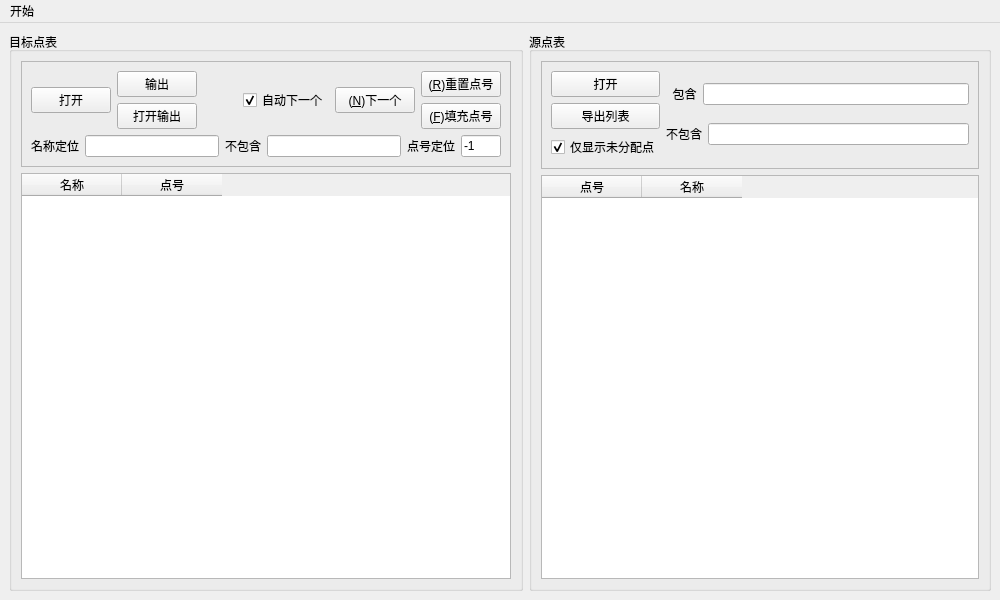
<?xml version="1.0" encoding="UTF-8"?>
<ui version="4.0">
 <class>MainWindow</class>
 <widget class="QMainWindow" name="MainWindow">
  <property name="geometry">
   <rect>
    <x>0</x>
    <y>0</y>
    <width>1000</width>
    <height>600</height>
   </rect>
  </property>
  <property name="minimumSize">
   <size>
    <width>850</width>
    <height>500</height>
   </size>
  </property>
  <property name="windowTitle">
   <string>信息点表辅助对应程序（作者：姜策）</string>
  </property>
  <property name="windowIcon">
   <iconset resource="resource.qrc">
    <normaloff>:/logo.png</normaloff>:/logo.png</iconset>
  </property>
  <widget class="QWidget" name="centralwidget">
   <layout class="QHBoxLayout" name="horizontalLayout">
    <item>
     <widget class="QGroupBox" name="groupBox">
      <property name="title">
       <string>目标点表</string>
      </property>
      <layout class="QVBoxLayout" name="verticalLayout">
       <item>
        <widget class="QFrame" name="frame">
         <property name="frameShape">
          <enum>QFrame::StyledPanel</enum>
         </property>
         <property name="frameShadow">
          <enum>QFrame::Plain</enum>
         </property>
         <layout class="QVBoxLayout" name="verticalLayout_4">
          <item>
           <layout class="QHBoxLayout" name="horizontalLayout_4">
            <item>
             <widget class="QPushButton" name="button_load_t">
              <property name="text">
               <string>打开</string>
              </property>
             </widget>
            </item>
            <item>
             <layout class="QVBoxLayout" name="verticalLayout_10">
              <item>
               <widget class="QPushButton" name="button_save">
                <property name="text">
                 <string>输出</string>
                </property>
               </widget>
              </item>
              <item>
               <widget class="QPushButton" name="button_opensave">
                <property name="text">
                 <string>打开输出</string>
                </property>
               </widget>
              </item>
             </layout>
            </item>
            <item>
             <spacer name="horizontalSpacer">
              <property name="orientation">
               <enum>Qt::Horizontal</enum>
              </property>
              <property name="sizeHint" stdset="0">
               <size>
                <width>40</width>
                <height>20</height>
               </size>
              </property>
             </spacer>
            </item>
            <item>
             <widget class="QCheckBox" name="cb_auto_next">
              <property name="text">
               <string>自动下一个</string>
              </property>
              <property name="checked">
               <bool>true</bool>
              </property>
             </widget>
            </item>
            <item>
             <layout class="QVBoxLayout" name="verticalLayout_8">
              <item>
               <widget class="QPushButton" name="button_next">
                <property name="text">
                 <string>(&amp;N)下一个</string>
                </property>
               </widget>
              </item>
             </layout>
            </item>
            <item>
             <layout class="QVBoxLayout" name="verticalLayout_9">
              <item>
               <widget class="QPushButton" name="button_reset_num">
                <property name="text">
                 <string>(&amp;R)重置点号</string>
                </property>
               </widget>
              </item>
              <item>
               <widget class="QPushButton" name="button_fill">
                <property name="text">
                 <string>(&amp;F)填充点号</string>
                </property>
               </widget>
              </item>
             </layout>
            </item>
           </layout>
          </item>
          <item>
           <layout class="QHBoxLayout" name="horizontalLayout_5">
            <item>
             <widget class="QLabel" name="label_3">
              <property name="text">
               <string>名称定位</string>
              </property>
             </widget>
            </item>
            <item>
             <widget class="QLineEdit" name="edit_target_name_location">
              <property name="minimumSize">
               <size>
                <width>120</width>
                <height>0</height>
               </size>
              </property>
             </widget>
            </item>
            <item>
             <widget class="QLabel" name="label_5">
              <property name="text">
               <string>不包含</string>
              </property>
             </widget>
            </item>
            <item>
             <widget class="QLineEdit" name="edit_target_name_location_non">
              <property name="minimumSize">
               <size>
                <width>120</width>
                <height>0</height>
               </size>
              </property>
             </widget>
            </item>
            <item>
             <widget class="QLabel" name="label_4">
              <property name="text">
               <string>点号定位</string>
              </property>
             </widget>
            </item>
            <item>
             <widget class="QLineEdit" name="edit_target_num_location">
              <property name="sizePolicy">
               <sizepolicy hsizetype="Fixed" vsizetype="Fixed">
                <horstretch>0</horstretch>
                <verstretch>0</verstretch>
               </sizepolicy>
              </property>
              <property name="maximumSize">
               <size>
                <width>40</width>
                <height>16777215</height>
               </size>
              </property>
              <property name="text">
               <string>-1</string>
              </property>
             </widget>
            </item>
           </layout>
          </item>
         </layout>
        </widget>
       </item>
       <item>
        <widget class="QTableWidget" name="table_t">
         <property name="selectionMode">
          <enum>QAbstractItemView::SingleSelection</enum>
         </property>
         <property name="selectionBehavior">
          <enum>QAbstractItemView::SelectRows</enum>
         </property>
         <column>
          <property name="text">
           <string>名称</string>
          </property>
         </column>
         <column>
          <property name="text">
           <string>点号</string>
          </property>
         </column>
        </widget>
       </item>
      </layout>
     </widget>
    </item>
    <item>
     <widget class="QGroupBox" name="groupBox_2">
      <property name="title">
       <string>源点表</string>
      </property>
      <layout class="QVBoxLayout" name="verticalLayout_3">
       <item>
        <widget class="QFrame" name="frame_2">
         <property name="frameShape">
          <enum>QFrame::StyledPanel</enum>
         </property>
         <property name="frameShadow">
          <enum>QFrame::Plain</enum>
         </property>
         <layout class="QHBoxLayout" name="horizontalLayout_6">
          <item>
           <layout class="QVBoxLayout" name="verticalLayout_5">
            <item>
             <widget class="QPushButton" name="button_load_s">
              <property name="text">
               <string>打开</string>
              </property>
             </widget>
            </item>
            <item>
             <widget class="QPushButton" name="button_output_right">
              <property name="text">
               <string>导出列表</string>
              </property>
             </widget>
            </item>
            <item>
             <widget class="QCheckBox" name="cb_showall">
              <property name="text">
               <string>仅显示未分配点</string>
              </property>
              <property name="checked">
               <bool>true</bool>
              </property>
             </widget>
            </item>
           </layout>
          </item>
          <item>
           <layout class="QVBoxLayout" name="verticalLayout_2">
            <item>
             <layout class="QHBoxLayout" name="horizontalLayout_2">
              <item>
               <widget class="QLabel" name="label">
                <property name="text">
                 <string>  包含</string>
                </property>
               </widget>
              </item>
              <item>
               <widget class="QLineEdit" name="edit_include">
                <property name="minimumSize">
                 <size>
                  <width>120</width>
                  <height>0</height>
                 </size>
                </property>
               </widget>
              </item>
             </layout>
            </item>
            <item>
             <layout class="QHBoxLayout" name="horizontalLayout_3">
              <item>
               <widget class="QLabel" name="label_2">
                <property name="text">
                 <string>不包含</string>
                </property>
               </widget>
              </item>
              <item>
               <widget class="QLineEdit" name="edit_outclude">
                <property name="minimumSize">
                 <size>
                  <width>120</width>
                  <height>0</height>
                 </size>
                </property>
               </widget>
              </item>
             </layout>
            </item>
           </layout>
          </item>
         </layout>
        </widget>
       </item>
       <item>
        <widget class="QTableWidget" name="table_s">
         <property name="selectionMode">
          <enum>QAbstractItemView::SingleSelection</enum>
         </property>
         <property name="selectionBehavior">
          <enum>QAbstractItemView::SelectRows</enum>
         </property>
         <attribute name="verticalHeaderVisible">
          <bool>false</bool>
         </attribute>
         <column>
          <property name="text">
           <string>点号</string>
          </property>
         </column>
         <column>
          <property name="text">
           <string>名称</string>
          </property>
         </column>
        </widget>
       </item>
      </layout>
     </widget>
    </item>
   </layout>
  </widget>
  <widget class="QMenuBar" name="menuBar">
   <property name="geometry">
    <rect>
     <x>0</x>
     <y>0</y>
     <width>1000</width>
     <height>23</height>
    </rect>
   </property>
   <widget class="QMenu" name="menuWef">
    <property name="title">
     <string>开始</string>
    </property>
    <addaction name="action_exit"/>
   </widget>
   <addaction name="menuWef"/>
  </widget>
  <action name="action_exit">
   <property name="text">
    <string>退出</string>
   </property>
  </action>
 </widget>
 <tabstops>
  <tabstop>button_load_t</tabstop>
  <tabstop>button_save</tabstop>
  <tabstop>button_opensave</tabstop>
  <tabstop>cb_auto_next</tabstop>
  <tabstop>button_next</tabstop>
  <tabstop>button_fill</tabstop>
  <tabstop>edit_target_name_location</tabstop>
  <tabstop>edit_target_name_location_non</tabstop>
  <tabstop>edit_target_num_location</tabstop>
  <tabstop>button_load_s</tabstop>
  <tabstop>button_output_right</tabstop>
  <tabstop>cb_showall</tabstop>
  <tabstop>edit_include</tabstop>
  <tabstop>edit_outclude</tabstop>
  <tabstop>table_t</tabstop>
  <tabstop>table_s</tabstop>
 </tabstops>
 <resources>
  <include location="resource.qrc"/>
 </resources>
 <connections>
  <connection>
   <sender>action_exit</sender>
   <signal>triggered()</signal>
   <receiver>MainWindow</receiver>
   <slot>close()</slot>
   <hints>
    <hint type="sourcelabel">
     <x>-1</x>
     <y>-1</y>
    </hint>
    <hint type="destinationlabel">
     <x>404</x>
     <y>323</y>
    </hint>
   </hints>
  </connection>
 </connections>
</ui>
